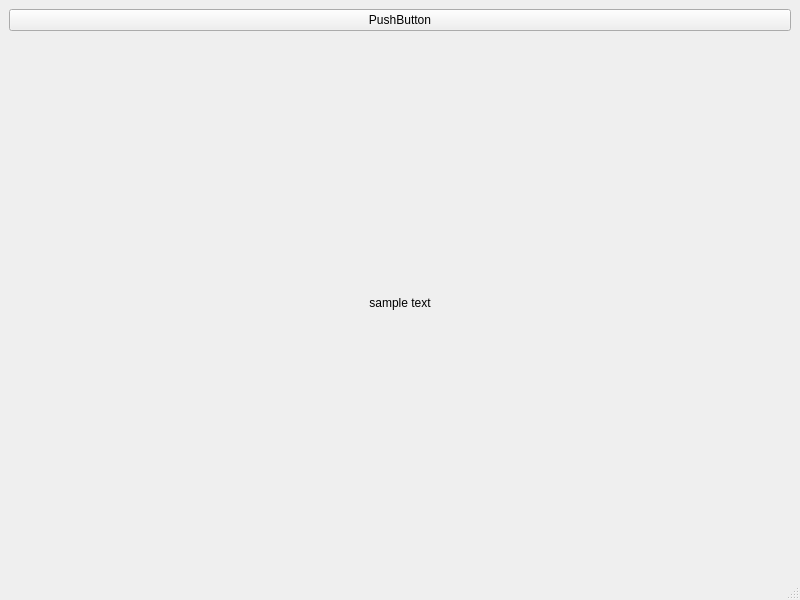
<?xml version="1.0" encoding="UTF-8"?>
<ui version="4.0">
 <class>MainWindow</class>
 <widget class="QMainWindow" name="MainWindow">
  <property name="geometry">
   <rect>
    <x>0</x>
    <y>0</y>
    <width>800</width>
    <height>600</height>
   </rect>
  </property>
  <property name="windowTitle">
   <string>MainWindow</string>
  </property>
  <widget class="QWidget" name="centralwidget">
   <layout class="QVBoxLayout" name="verticalLayout">
    <item>
     <widget class="QPushButton" name="pushButton">
      <property name="text">
       <string>PushButton</string>
      </property>
     </widget>
    </item>
    <item>
     <widget class="QLabel" name="labelMessage">
      <property name="text">
       <string>sample text</string>
      </property>
      <property name="alignment">
       <set>Qt::AlignCenter</set>
      </property>
     </widget>
    </item>
   </layout>
  </widget>
  <widget class="QMenuBar" name="menubar">
   <property name="geometry">
    <rect>
     <x>0</x>
     <y>0</y>
     <width>800</width>
     <height>21</height>
    </rect>
   </property>
  </widget>
  <widget class="QStatusBar" name="statusbar"/>
 </widget>
 <resources/>
 <connections/>
</ui>
